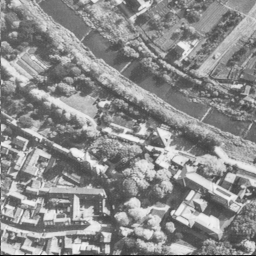
#> input picture assignment1/greyscale.tiff, 256 x 256 px
$ python intensity_transformation.py   (older library calls are emulated)
#> lines starting #> are read from the running program, lines starting #| are printed output that depends on the picture
import numpy as np
from scipy import misc
import math

#Opens image and extracts height and width
image = misc.imread('greyscale.tiff')
#> image is the input picture: shape (256, 256); min 1, max 248, mean 140.5
s = image.shape
#> s = (256, 256)
x = s[0]
#> x = 256
y = s[1]
#> y = 256

#The first, simple intensity transformation
def basic_gamma():
    new_image = np.zeros((x,y))
    for i in range(0,x):
        for j in range(0,y):
            new_image[i,j] = 255 - image[i,j]
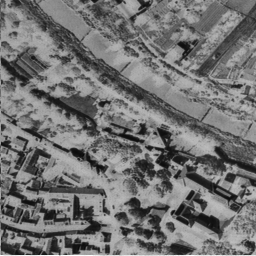
#> new_image: shape (256, 256) float64; min 7, max 254, mean 114.5
    misc.imsave('gamma.png', new_image)

#This function normalizes the image and saves it in the folder the script is run from
def normalize():
    new_image = np.zeros((x,y))
    for i in range(0,x):
        for j in range(0,y):
            new_image[i,j] = float(image[i,j])/255
    misc.imsave('normalized.png', new_image)

#Applies a gamma transformation to the power of the coefficient
def greyscale_level(coefficient):
    image = misc.imread('normalized.png')
    s = image.shape
    x = s[0]
    y = s[1]
    new_image = np.zeros((x,y))
    for i in range(0,x):
        for j in range(0,y):
            new_image[i,j] = math.pow(image[i,j], coefficient)
    misc.imsave(('gammafied'+str(coefficient)+'.png'), new_image)

if __name__ == '__main__':
    basic_gamma()
